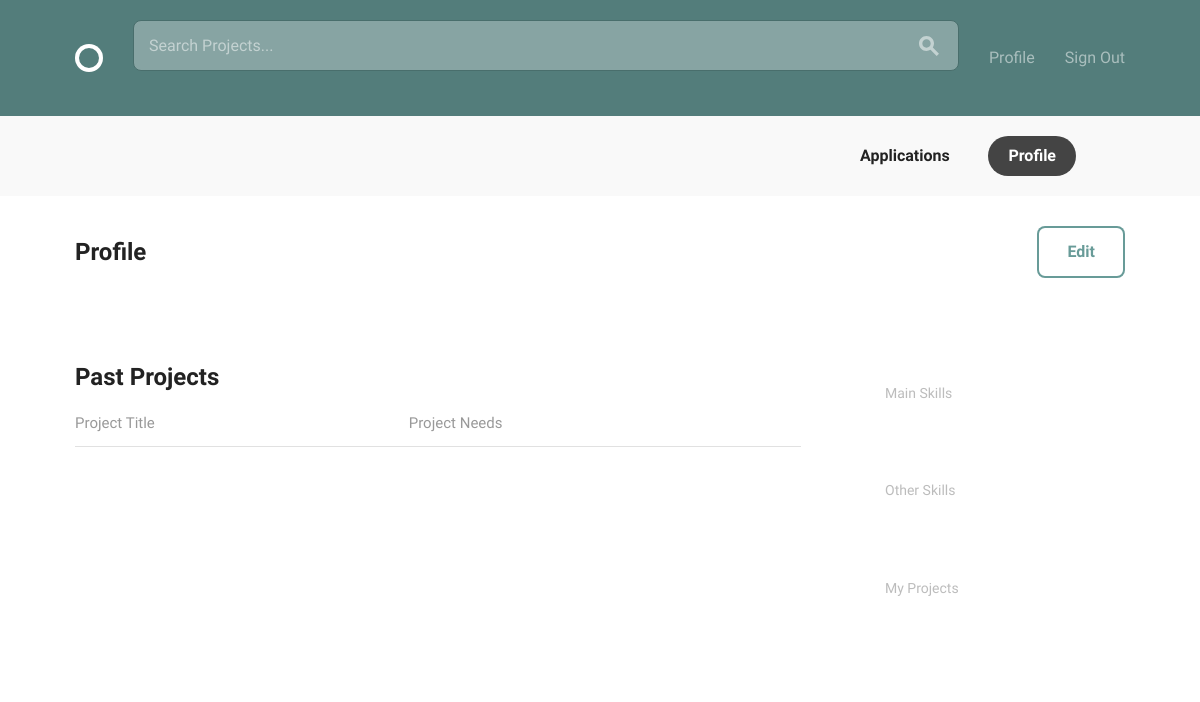
Page /profiles/profile/2/ (signed in) on the earlier database version.
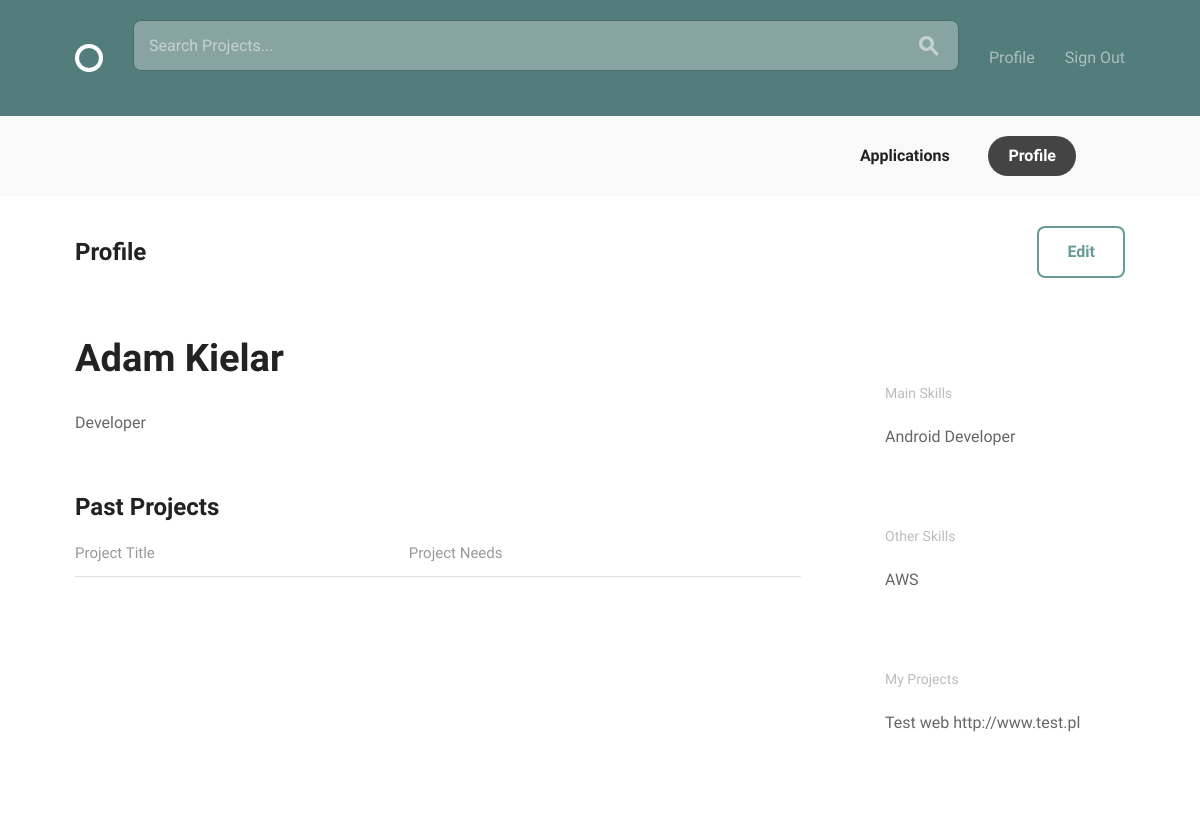
Same page on the later database version.
### accounts/models.py (models this page shows, shortened)
class User(AbstractBaseUser, PermissionsMixin):
    email = models.EmailField(verbose_name='email address', max_length=255, unique=True)
    full_name = models.CharField(max_length=255, blank=False, default='')
    avatar = CropperImageField(dimensions=(240, 240), default='avatars/sample.png', upload_to='avatars/')
    bio = MarkdownxField()
    date_joined = models.DateTimeField(auto_now_add=True)
    main_skills = models.ManyToManyField('MainSkill', related_name='mainskills')
    other_skills = models.ManyToManyField('OtherSkill', related_name='otherskills')
    is_active = models.BooleanField(default=True)
    is_staff = models.BooleanField(default=False)
    objects = UserManager()
    USERNAME_FIELD = 'email'

class MainSkill(models.Model):
    name = models.CharField(max_length=255, unique=True)
    def __str__(self):
        return self.name

class OtherSkill(models.Model):
    name = models.CharField(max_length=255, unique=True)
    def __str__(self):
        return self.name

class UserProject(models.Model):
    user = models.ForeignKey(settings.AUTH_USER_MODEL,
                             on_delete=models.CASCADE,
                             related_name='user_projects')
    project_name = models.CharField(max_length=255, blank=True, null=True)
    url = models.URLField()

### accounts/views.py (the view)
# urls.py: path('profile/<int:pk>/', views.profile_detail, name='profile_detail'),
@login_required
def profile_detail(request, pk):
    profile = get_object_or_404(User, pk=pk)
    user_projects = UserProject.objects.filter(user=request.user)
    projects = Project.objects.filter(owner=request.user)
    return render(request, 'accounts/profile.html', {
        'profile': profile,
        'user_projects': user_projects,
        'projects': projects
    })

### accounts/templates/accounts/profile.html (shortened to what this page needs)
{% extends 'base.html' %}
{% load static %}
{% block body_content %}
  <div class="circle--actions--bar">
    <nav class="bounds">
      <ul class="circle--pill--list">
        <li><a href="applications.html">Applications</a></li>
        <li><a class="selected" href="{% url 'accounts:profile_detail' pk=user.id %}">Profile</a></li>
      </ul>
    </nav>
  </div>
  <div class="bounds circle--page">
    <div class="circle--page--header circle--fluid">
      <div class="circle--fluid--cell circle--fluid--primary">
        <h2>Profile</h2>
      </div>
      <div class="circle--fluid--cell circle--fluid--secondary">
        <a class="button icon-on-left" href="{% url 'accounts:profile_edit' pk=user.id %}">Edit</a>
      </div>
    </div>
    <div class="grid-70">
      <h1>{{ user.full_name|title }}</h1>
      <div class="circle--article--body">
        <p>{{ user.bio }}</p>
      </div>
      <h2>Past Projects</h2>
      <table class="u-full-width circle--table">
        <thead>
          <tr>
            <th>Project Title</th>
            <th class="circle--cell--right">Project Needs</th>
          </tr>
        </thead>
      </table>
    </div>
    <div class="grid-25 grid-push-5">
      <div class="circle--secondary--module">
      </div>
    <div class="circle--secondary--module">
        <h4>Main Skills</h4>
        <ul class="circle--link--list">
        {% for skill in user.main_skills.all %}
          <li>
            {{ skill }}
          </li>
          {% endfor %}
        </ul>
    </div>
      <div class="circle--secondary--module">
        <h4>Other Skills</h4>
        <ul class="circle--link--list">
        {% for skill in user.other_skills.all %}
          <li>
            {{ skill }}
          </li>
          {% endfor %}
      </div>
      <div class="circle--secondary--module">
        <h4>My Projects</h4>
        <ul class="circle--link--list">
          {% for project in user_projects %}
          <li>
            {{ project.project_name }}
            {{ project.url }}
          </li>
          {% endfor %}
        </ul>
      </div>
    </div>
  </div>
  {% endblock body_content %}

Differences in the rows shown:
now on this page (row edited): User: full_name "Adam Kielar", bio "Developer"
now on this page (row unchanged): MainSkill: name "Android Developer"
now on this page (row unchanged): OtherSkill: name "AWS"
added UserProject: project_name "Test web", url "http://www.test.pl"
